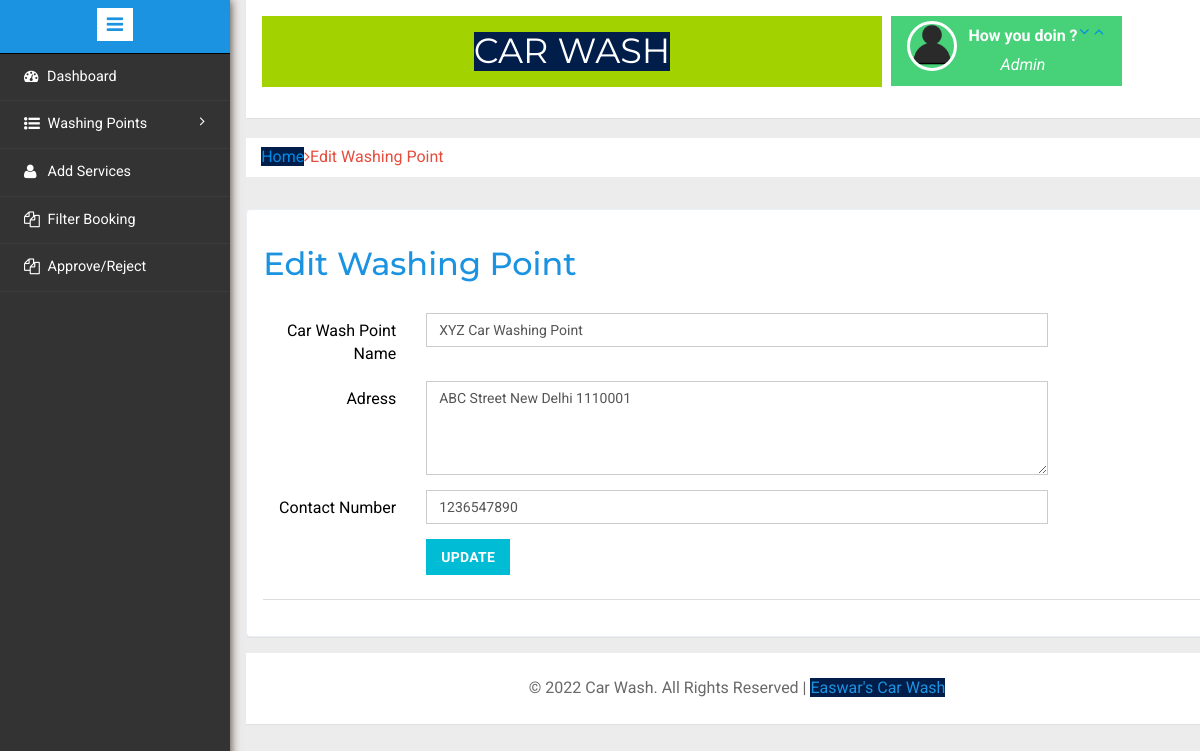
Screenshot of /cwms/admin/editcar-washpoint.php?wpid=1 (signed in) with the database file from the repository.
### tables this page shows
CREATE TABLE `tblwashingpoints` (
  `id` int(11) NOT NULL,
  `washingPointName` varchar(255) DEFAULT NULL,
  `washingPointAddress` varchar(255) DEFAULT NULL,
  `contactNumber` bigint(20) DEFAULT NULL,
  `creationDate` timestamp NOT NULL DEFAULT current_timestamp(),
  `City` varchar(50) NOT NULL
);

### cwms/admin/editcar-washpoint.php (the view, shortened to what this page needs)
<?php
include('includes/config.php');
if(strlen($_SESSION['alogin'])==0)
	{
header('location:index.php');
}
else{
	?>
<!DOCTYPE HTML>
<html lang="en">
<head>
<link href="css/bootstrap.min.css" rel='stylesheet' type='text/css' />
<link href="css/style.css" rel='stylesheet' type='text/css' />
<link rel="stylesheet" href="css/morris.css" type="text/css"/>
<link href="css/font-awesome.css" rel="stylesheet">
<link rel="stylesheet" href="css/icon-font.min.css" type='text/css' />
</head>
<body>
   <div class="page-container">
<div class="left-content">
	   <div class="mother-grid-inner">
<?php include('includes/header.php');?>
				</div>
	<ol class="breadcrumb">
                <li class="breadcrumb-item"><a href="dashboard.php">Home</a><em class="fa fa-angle-right"></em>Edit Washing Point </li>
            </ol>
 	<div class="grid-form">
  <div class="grid-form1">
  	       <h3>Edit Washing Point</h3>
<?php
$id=$_GET['wpid'];
$sql = "SELECT * from tblwashingpoints where id='$id'";
$query = $dbh -> prepare($sql);
$query->execute();
$results=$query->fetchAll(PDO::FETCH_OBJ);
foreach($results as $result)
{				?>
  	         <div class="tab-content">
						<div class="tab-pane active" id="horizontal-form">
							<form class="form-horizontal" name="washingpoint" method="post" enctype="multipart/form-data">
								<div class="form-group">
									<label for="focusedinput" class="col-sm-2 control-label">Car Wash Point Name</label>
									<div class="col-sm-8">
										<input type="text" class="form-control" name="washingpointname" id="washingpointname" value="<?php echo htmlentities($result->washingPointName);?>" required>
									</div>
								</div>
<div class="form-group">
									<label for="focusedinput" class="col-sm-2 control-label">Adress</label>
									<div class="col-sm-8">
										<textarea class="form-control" name="address" id="address" placeholder="Address" required rows="4"><?php echo htmlentities($result->washingPointAddress);?></textarea>
									</div>
								</div>
<div class="form-group">
									<label for="focusedinput" class="col-sm-2 control-label">Contact Number</label>
									<div class="col-sm-8">
										<input type="text" class="form-control" name="contactno" id="contactno" value="<?php echo htmlentities($result->contactNumber);?>" required>
									</div>
								</div>
								<div class="row">
			<div class="col-sm-8 col-sm-offset-2">
				<button type="submit" name="submit" class="btn-primary btn">update</button>
			</div>
		</div>
					</div>
<?php } ?>
      <div class="panel-footer">
	 </div>
  </div>
 	</div>
<?php include('includes/footer.php');?>
</div>
</div>
					<?php include('includes/sidebarmenu.php');?>
							</div>
</body>
</html>
<?php } ?>

### rows the page displays
tblwashingpoints: washingpointname "XYZ Car Washing Point", address "ABC Street New Delhi 1110001", contactno "1236547890"
